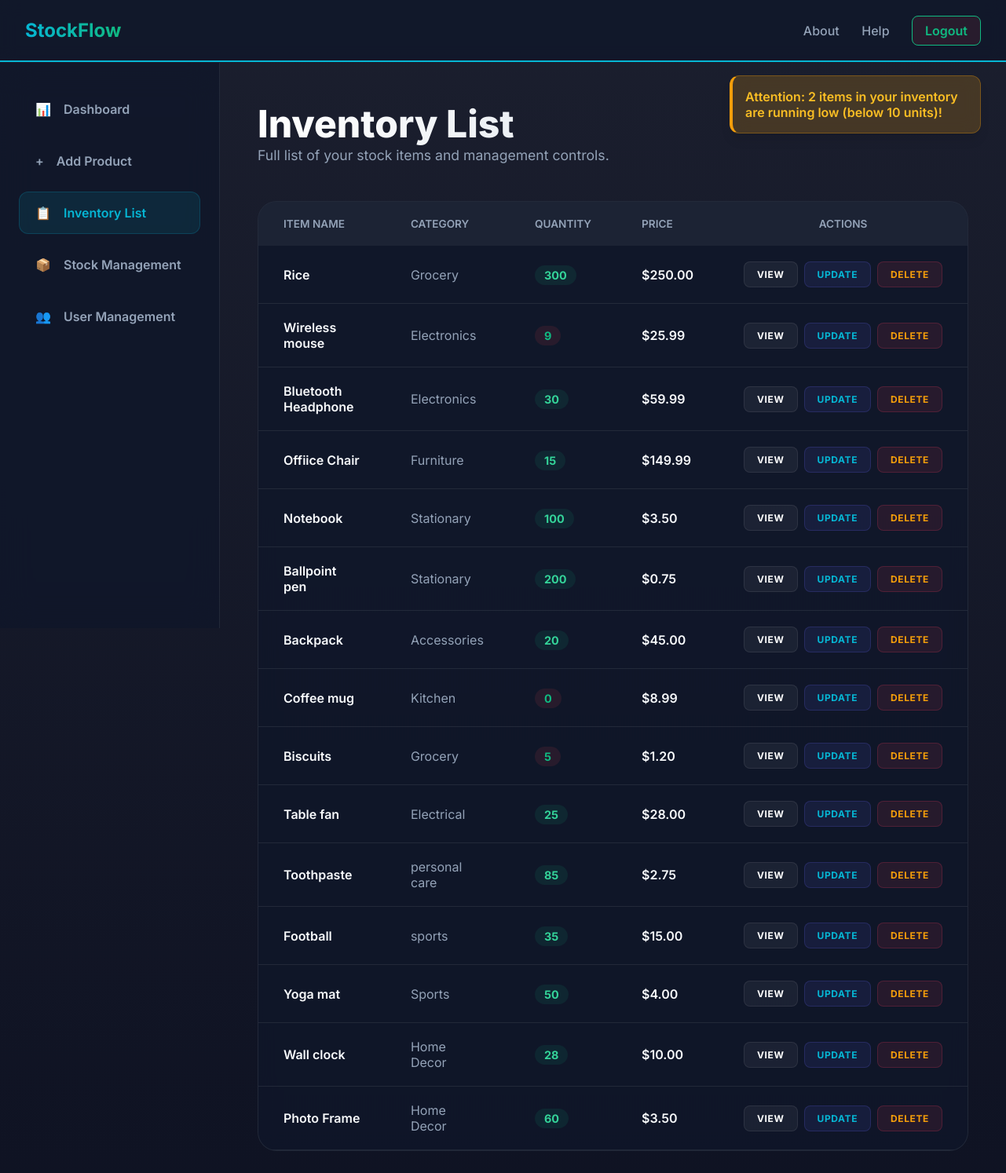
The page /inventory/ (signed in) on the database its author committed.
### my_app/models.py (models this page shows)
class Stock(models.Model):
    name = models.CharField(max_length=100)
    category = models.CharField(max_length=100)
    quantity = models.IntegerField(default=0)
    price = models.DecimalField(max_digits=10, decimal_places=2)
    last_updated = models.DateTimeField(auto_now=True)

### my_app/views.py (the view)
# urls.py: path('inventory/', views.inventory_list, name='inventory_list'),
@login_required
def inventory_list(request):
    stocks = Stock.objects.all()
    low_stock_count = stocks.filter(quantity__lt=10, quantity__gt=0).count()
    if low_stock_count > 0:
        messages.warning(
            request,
            f"Attention: {low_stock_count} items in your inventory are running low (below 10 units)!"
        )
    return render(request, 'my_app/inventory_list.html', {'stocks': stocks})

### my_app/templates/my_app/inventory_list.html (shortened to what this page needs)
{% extends 'my_app/base.html' %}
{% block content %}
<nav style="background: rgba(15, 23, 42, 0.8); border-bottom: 2px solid var(--primary);">
<a href="{% url 'dashboard' %}" class="logo">StockFlow</a>
<div class="nav-buttons">
<a href="{% url 'about' %}" style="text-decoration: none; color: var(--text-secondary); margin-right: 1.5rem; font-weight: 500;">About</a>
<a href="{% url 'help' %}" style="text-decoration: none; color: var(--text-secondary); margin-right: 1.5rem; font-weight: 500;">Help</a>
<a href="{% url 'logout' %}" style="text-decoration: none; background: rgba(239, 68, 68, 0.1); border: 1px solid var(--accent); padding: 0.5rem 1rem; border-radius: 0.5rem; font-weight: 600; color: var(--accent);">Logout</a>
</div>
</nav>
<div class="dashboard-wrapper">
<aside class="sidebar">
<a href="{% url 'dashboard' %}" class="sidebar-btn">
<span>📊</span> Dashboard
</a>
<a href="{% url 'add_stock' %}" class="sidebar-btn">
<span>+</span> Add Product
</a>
<a href="{% url 'inventory_list' %}" class="sidebar-btn active">
<span>📋</span> Inventory List
</a>
<a href="{% url 'stock_management' %}" class="sidebar-btn">
<span>📦</span> Stock Management
</a>
<a href="{% url 'user_management' %}" class="sidebar-btn">
<span>👥</span> User Management
</a>
</aside>
<main class="main-content">
<div class="dashboard-container">
<div style="margin-bottom: 3rem;">
<h1 style="font-size: 3rem; font-weight: 800; background: linear-gradient(to right, #fff, #cbd5e1); -webkit-background-clip: text; -webkit-text-fill-color: transparent;">
Inventory List
</h1>
<p style="color: var(--text-secondary); font-size: 1.1rem;">Full list of your stock items and management controls.</p>
</div>
<div style="background: var(--surface); border-radius: 1.5rem; border: 1px solid var(--border-color); backdrop-filter: blur(12px); overflow: hidden;">
<table style="width: 100%; border-collapse: collapse; text-align: left;">
<thead>
<tr style="background: rgba(255,255,255,0.05);">
<th style="padding: 1.25rem 2rem; color: var(--text-secondary); font-weight: 600; font-size: 0.85rem; text-transform: uppercase;">Item Name</th>
<th style="padding: 1.25rem 2rem; color: var(--text-secondary); font-weight: 600; font-size: 0.85rem; text-transform: uppercase;">Category</th>
<th style="padding: 1.25rem 2rem; color: var(--text-secondary); font-weight: 600; font-size: 0.85rem; text-transform: uppercase;">Quantity</th>
<th style="padding: 1.25rem 2rem; color: var(--text-secondary); font-weight: 600; font-size: 0.85rem; text-transform: uppercase;">Price</th>
<th style="padding: 1.25rem 2rem; color: var(--text-secondary); font-weight: 600; font-size: 0.85rem; text-transform: uppercase; text-align: center;">Actions</th>
</tr>
</thead>
<tbody>
{% if stocks %}
{% for stock in stocks %}
<tr style="border-bottom: 1px solid var(--border-color); transition: background 0.3s;" onmouseover="this.style.background='rgba(255,255,255,0.02)'" onmouseout="this.style.background='transparent'">
<td style="padding: 1.25rem 2rem; font-weight: 600;">{{ stock.name }}</td>
<td style="padding: 1.25rem 2rem; color: var(--text-secondary);">{{ stock.category }}</td>
<td style="padding: 1.25rem 2rem;">
<span style="padding: 0.25rem 0.75rem; border-radius: 2rem; background: {% if stock.quantity < 10 %}rgba(239, 68, 68, 0.1){% else %}rgba(16, 185, 129, 0.1){% endif %}; color: {% if stock.quantity < 10 %}var(--accent){% else %}#34d399{% endif %}; font-weight: 700; font-size: 0.9rem;">
{{ stock.quantity }}
</span>
</td>
<td style="padding: 1.25rem 2rem; font-weight: 600;">${{ stock.price }}</td>
<td style="padding: 1.25rem 2rem; text-align: center;">
<div style="display: flex; gap: 0.5rem; justify-content: center;">
<a href="{% url 'view_stock' stock.pk %}" class="action-btn view-btn">View</a>
<a href="{% url 'update_stock' stock.pk %}" class="action-btn update-btn">Update</a>
<a href="{% url 'delete_stock' stock.pk %}" class="action-btn delete-btn">Delete</a>
</div>
</td>
</tr>
{% endfor %}
{% else %}
<tr>
<td colspan="5" style="padding: 4rem; text-align: center; color: var(--text-secondary);">
No stock items found. Use the sidebar to add products.
</td>
</tr>
{% endif %}
</tbody>
</table>
</div>
</div>
</main>
</div>
{% endblock %}

### my_app/templates/my_app/base.html (shortened to what this page needs)
{% load static %}
<!DOCTYPE html>
<html lang="en">
<head>
<link rel="stylesheet" href="{% static 'my_app/css/style.css' %}">
<link rel="stylesheet" href="https://cdnjs.cloudflare.com/ajax/libs/font-awesome/6.4.0/css/all.min.css">
</head>
<body>
{% if messages %}
<div class="messages-container">
{% for message in messages %}
<div class="message {{ message.tags }}">
    {{ message }}
</div>
{% endfor %}
</div>
{% endif %}
<main>
{% block content %}
{% endblock %}
</main>
</body>
</html>

### my_app/static/my_app/css/style.css (style rules this page uses)
:root { --primary: #06b6d4; --secondary: #3b82f6; --accent: #10b981; --warning: #f59e0b; --background: #020617; --surface: rgba(15, 23, 42, 0.8); --text-primary: #f8fafc; --text-secondary: #94a3b8; --border-color: rgba(255, 255, 255, 0.08); --hover-light: rgba(255, 255, 255, 0.04); }
* { margin: 0; padding: 0; box-sizing: border-box; }
body { font-family: 'Inter', sans-serif; background: linear-gradient(rgba(2, 6, 23, 0.9), rgba(2, 6, 23, 0.95)), url('https://images.unsplash.com/photo-1586528116311-ad8dd3c8310d?auto=format&fit=crop&q=80&w=2000') !important; background-size: cover !important; background-position: center !important; background-attachment: fixed !important; color: var(--text-primary); min-height: 100vh; display: flex; flex-direction: column; }
nav { display: flex; justify-content: space-between; align-items: center; padding: 1.5rem 2rem; backdrop-filter: blur(10px); background: rgba(15, 23, 42, 0.5); position: fixed; width: 100%; top: 0; z-index: 1000; border-bottom: 1px solid var(--border-color); }
.logo { font-size: 1.5rem; font-weight: 700; background: linear-gradient(to right, var(--primary), var(--accent)); -webkit-background-clip: text; background-clip: text; -webkit-text-fill-color: transparent; text-decoration: none; }
.dashboard-wrapper { display: flex; min-height: 100vh; padding-top: 5rem; }
.sidebar { width: 280px; background: var(--surface); backdrop-filter: blur(20px); border-right: 1px solid var(--border-color); padding: 2rem 1.5rem; position: fixed; height: calc(100vh - 5rem); display: flex; flex-direction: column; gap: 0.75rem; }
.sidebar-btn { display: flex; align-items: center; gap: 1rem; padding: 1rem 1.25rem; border-radius: 0.75rem; text-decoration: none; color: var(--text-secondary); font-weight: 600; transition: all 0.3s ease; border: 1px solid transparent; }
.sidebar-btn.active { background: rgba(6, 182, 212, 0.1); color: var(--primary); border-color: rgba(6, 182, 212, 0.2); }
.main-content { flex: 1; margin-left: 280px; padding: 3rem; }
.dashboard-container { max-width: 1200px; margin: 0 auto; width: 100%; }
.messages-container { position: fixed; top: 6rem; right: 2rem; z-index: 1100; width: 320px; }
.message { padding: 1rem; border-radius: 0.75rem; margin-bottom: 0.75rem; font-weight: 600; backdrop-filter: blur(10px); box-shadow: 0 10px 15px -3px rgba(0, 0, 0, 0.1); }
.message.warning { background: rgba(245, 158, 11, 0.2); color: #fbbf24; border: 1px solid rgba(245, 158, 11, 0.3); border-left: 4px solid var(--warning); animation: slideIn 0.5s ease-out; }
.action-btn { text-decoration: none; font-size: 0.75rem; font-weight: 700; padding: 0.5rem 1rem; border-radius: 0.5rem; transition: all 0.3s ease; text-transform: uppercase; letter-spacing: 0.05em; display: inline-block; }
.view-btn { background: rgba(255, 255, 255, 0.05); color: white; border: 1px solid var(--border-color); }
.update-btn { background: rgba(99, 102, 241, 0.1); color: var(--primary); border: 1px solid rgba(99, 102, 241, 0.2); }
.delete-btn { background: rgba(244, 63, 94, 0.1); color: var(--warning); border: 1px solid rgba(244, 63, 94, 0.2); }

### rows shown on the page
Stock: name "Rice", category "Grocery", quantity "300", price "250.00"
Stock: name "Wireless mouse", category "Electronics", quantity "9", price "25.99"
Stock: name "Bluetooth Headphone", category "Electronics", quantity "30", price "59.99"
Stock: name "Offiice Chair", category "Furniture", quantity "15", price "149.99"
Stock: name "Notebook", category "Stationary", quantity "100", price "3.50"
Stock: name "Ballpoint pen", category "Stationary", quantity "200", price "0.75"
Stock: name "Backpack", category "Accessories", quantity "20", price "45.00"
Stock: name "Coffee mug", category "Kitchen", quantity "0", price "8.99"
Stock: name "Biscuits", category "Grocery", quantity "5", price "1.20"
Stock: name "Table fan", category "Electrical", quantity "25", price "28.00"
Stock: name "Toothpaste", category "personal care", quantity "85", price "2.75"
Stock: name "Football", category "sports", quantity "35", price "15.00"
Stock: name "Yoga mat", category "Sports", quantity "50", price "4.00"
Stock: name "Wall clock", category "Home Decor", quantity "28", price "10.00"
Stock: name "Photo Frame", category "Home Decor", quantity "60", price "3.50"

### other values the page prints
{{ message }} "Attention: 2 items in your inventory are running low (below 10 units)!"
